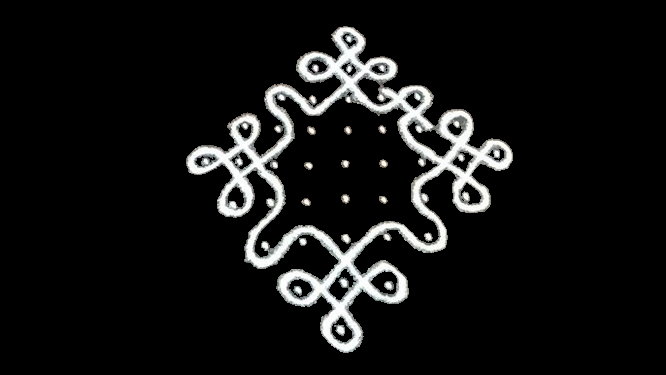
#> input picture kolamAnalyze/black_images/black.png, 666 x 375 px
$ python dot_blackToColor.py
#> lines starting #> are read from the running program, lines starting #| are printed output that depends on the picture; after the words box and inside, x2 and y2 are one past the last pixel; in counts of white or black regions, pixels touching at a corner belong together
#> in create_clean_kolam, image is the input picture: shape (375, 666, 3); mean B, G, R 19.9, 20.1, 19.9
import numpy as np
import cv2 as cv
import os
import matplotlib.pyplot as plt
from PIL import Image, ImageDraw
import argparse

class KolamCleaner:
    def __init__(self):
        """
        Initialize the Kolam Cleaner for creating clean white background with blue lines and red dots
        """
        self.line_color = (255, 0, 0)    # Blue color for lines (BGR format)
        self.dot_color = (0, 0, 255)     # Red color for dots (BGR format)
        self.background_color = (255, 255, 255)  # White background

    def preprocess_image(self, image):
        """
        Clean and preprocess the input image
        """
        # Convert to grayscale if needed
        if len(image.shape) == 3:
            gray = cv.cvtColor(image, cv.COLOR_BGR2GRAY)
        else:
            gray = image.copy()

        # Denoise
        denoised = cv.fastNlMeansDenoising(gray, None, h=30, templateWindowSize=7, searchWindowSize=21)

        # Threshold to create clean binary image
        _, binary = cv.threshold(denoised, 127, 255, cv.THRESH_BINARY)
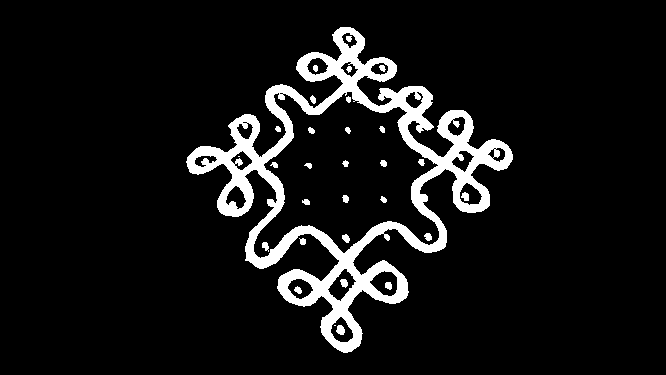
#> binary: shape (375, 666); 8.4% white; 30 white regions (2 under 20 px), largest, box (x1, y1, x2, y2) and area: (186, 27, 513, 353) 19975, (336, 325, 345, 335) 68, (461, 192, 469, 201) 53

        # If the pattern is black on white, invert it so pattern is white
        if np.mean(binary) > 127:  # More white pixels than black
            binary = cv.bitwise_not(binary)

        # Clean up with morphological operations
        kernel = cv.getStructuringElement(cv.MORPH_ELLIPSE, (2, 2))
        clean = cv.morphologyEx(binary, cv.MORPH_OPEN, kernel, iterations=1)
#> clean: shape (375, 666); 8.4% white; 31 white regions, largest, box (x1, y1, x2, y2) and area: (187, 28, 514, 354) 19886, (337, 326, 346, 336) 68, (462, 193, 470, 202) 54
        clean = cv.morphologyEx(clean, cv.MORPH_CLOSE, kernel, iterations=2)
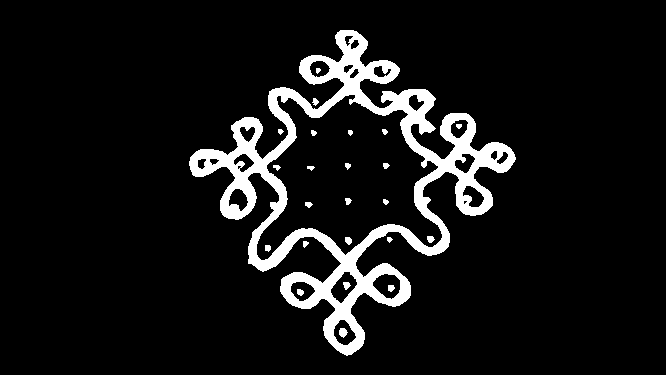
#> clean: shape (375, 666); 8.4% white; 24 white regions, largest, box (x1, y1, x2, y2) and area: (189, 30, 516, 356) 20324, (339, 328, 348, 338) 63, (345, 237, 352, 245) 44

        return clean

    def detect_dots(self, binary_image):
        """
        Detect circular dots in the kolam pattern
        """
        # Use HoughCircles to detect circular dots
        circles = cv.HoughCircles(
            binary_image,
            cv.HOUGH_GRADIENT,
            dp=1.2,
            minDist=10,  # Minimum distance between circles
            param1=50,
            param2=15,   # Lower threshold for better detection
            minRadius=2,
            maxRadius=12
        )
#> circles = [[388.2, 285, 11.24], [430.2, 234.6, 11.24], [318.6, 65.4, 11.24], [346.2, 282.6, 9.68], [474.6, 198.6, 8.6], [300.6, 288.6, 11.24], [239.4, 198.6, 9.92], [342.6, 331.8, 4.76], [348.6, 39, 5], [347.4, 240.6, 4.16], [377.4, 71.4, 5.24]]

        dot_locations = []
        if circles is not None:
            circles = np.uint16(np.around(circles))
#> circles = [[388, 285, 11], [430, 235, 11], [319, 65, 11], [346, 283, 10], [475, 199, 9], [301, 289, 11], [239, 199, 10], [343, 332, 5], [349, 39, 5], [347, 241, 4], [377, 71, 5]]
            for (x, y, r) in circles[0, :]:
                dot_locations.append({
                    "center": (int(x), int(y)),
                    "radius": int(r)
                })
#> this loop made 11 passes
#> after the loop, dot_locations = 11 items
#| 🔴 Found 11 dots

        return dot_locations

    def create_dot_mask(self, image_shape, dot_locations):
        """
        Create a mask for all detected dots
        """
#> called with image_shape = (375, 666)
        dot_mask = np.zeros(image_shape[:2], dtype=np.uint8)

        for dot in dot_locations:
            cv.circle(dot_mask, dot['center'], dot['radius'] + 1, 255, -1)
#> this loop made 11 passes
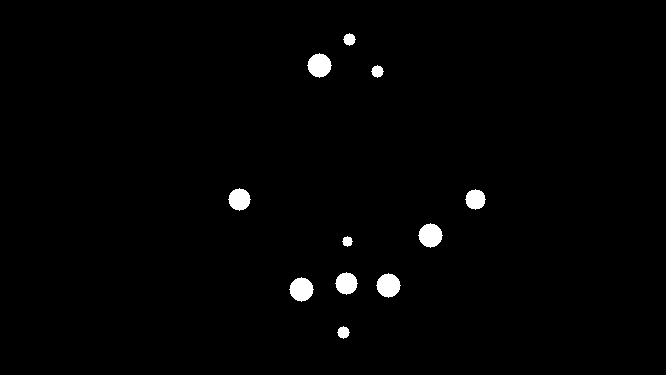
#> dot_mask: shape (375, 666); 1.3% white; 11 white regions, largest, box (x1, y1, x2, y2) and area: (307, 53, 332, 78) 441, (418, 223, 443, 248) 441, (376, 273, 401, 298) 441

        return dot_mask

    def extract_line_pattern(self, binary_image, dot_mask):
        """
        Extract the line pattern by removing dots from the binary image
        """
        # Remove dots from the binary image to get clean lines
        line_pattern = cv.bitwise_and(binary_image, cv.bitwise_not(dot_mask))
#> line_pattern: shape (375, 666); 8% white; 17 white regions, largest, box (x1, y1, x2, y2) and area: (189, 30, 516, 356) 19561, (345, 198, 352, 205) 35, (265, 245, 271, 252) 35

        # Clean up the line pattern
        kernel = cv.getStructuringElement(cv.MORPH_RECT, (3, 3))
#> kernel = [[1, 1, 1], [1, 1, 1], [1, 1, 1]]
        line_pattern = cv.morphologyEx(line_pattern, cv.MORPH_CLOSE, kernel, iterations=1)
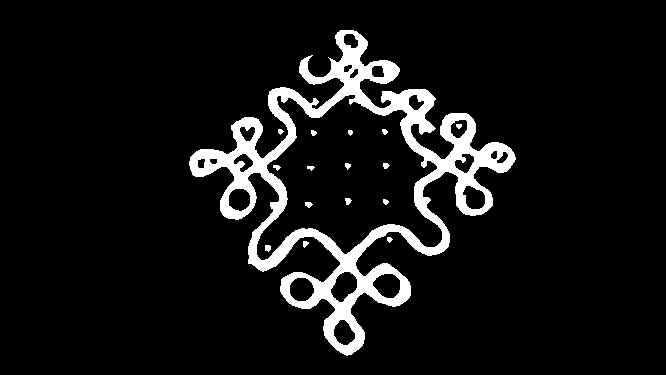
#> line_pattern: shape (375, 666); 8.1% white; 16 white regions, largest, box (x1, y1, x2, y2) and area: (189, 30, 516, 356) 19728, (345, 198, 352, 205) 35, (265, 245, 271, 252) 35

        return line_pattern

    def create_clean_kolam(self, bw_image_path, output_path="clean_kolam.png"):
        """
        Main function to create clean kolam with white background, blue lines, and red dots
        """
        # Load the image
        image = cv.imread(bw_image_path)
        if image is None:
            print(f"❌ Could not load image: {bw_image_path}")
            return False

        print("🧹 Processing kolam image...")

        # Preprocess the image
        binary = self.preprocess_image(image)

        # Detect dots
        dot_locations = self.detect_dots(binary)
        print(f"🔴 Found {len(dot_locations)} dots")

        # Create dot mask
        dot_mask = self.create_dot_mask(binary.shape, dot_locations)

        # Extract line pattern (without dots)
        line_pattern = self.extract_line_pattern(binary, dot_mask)

        # Create the final clean image
        clean_image = np.full((*binary.shape, 3), 255, dtype=np.uint8)  # White background

        # Draw blue lines
        line_coords = np.where(line_pattern > 0)
#> line_coords = 20150 positions, rows 30 to 355, columns 189 to 515
        if len(line_coords[0]) > 0:
            clean_image[line_coords] = self.line_color

        # Draw red dots
        for dot in dot_locations:
            cv.circle(clean_image, dot['center'], dot['radius'], self.dot_color, -1)
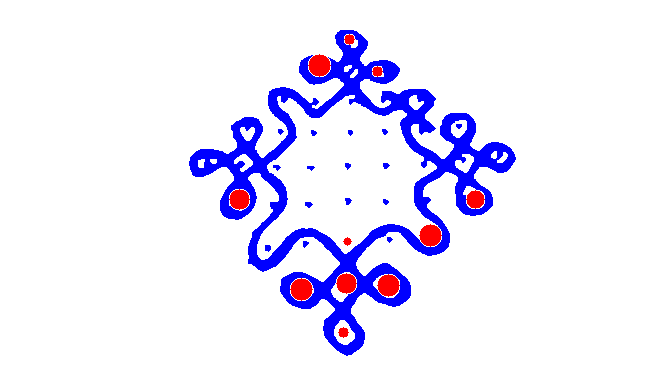
#> clean_image: shape (375, 666, 3); mean of channels 0, 1, 2 252.3, 231.7, 234.4; drawn as B, G, R

        # Optional: Make lines thicker for better visibility
        kernel = cv.getStructuringElement(cv.MORPH_ELLIPSE, (2, 2))
#> kernel = [[0, 1], [1, 1]]
        line_mask = cv.dilate((clean_image != [255, 255, 255]).any(axis=2).astype(np.uint8) * 255, kernel, iterations=1)
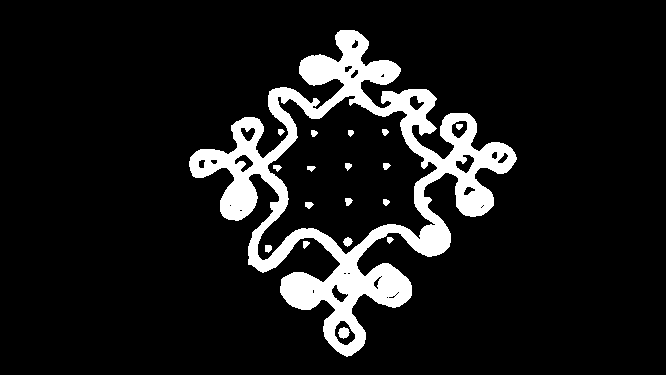
#> line_mask: shape (375, 666); 10.2% white; 18 white regions, largest, box (x1, y1, x2, y2) and area: (189, 30, 517, 357) 24705, (338, 327, 350, 339) 100, (343, 237, 353, 247) 64

        # Redraw the pattern with thicker lines
        clean_image = np.full((*binary.shape, 3), 255, dtype=np.uint8)  # Reset to white

        # Apply thicker blue lines
        line_coords = np.where(line_mask > 0)
#> line_coords = 25440 positions, rows 30 to 356, columns 189 to 516
        clean_image[line_coords] = self.line_color

        # Redraw red dots on top
        for dot in dot_locations:
            cv.circle(clean_image, dot['center'], dot['radius'], self.dot_color, -1)

        # Save the result
        cv.imwrite(output_path, clean_image)
        print(f"✅ Clean kolam saved to: {output_path}")

        # Display results
        self.display_results(image, clean_image)

        return True

    def display_results(self, original, cleaned):
        """
        Display original and cleaned images side by side
        """
        plt.figure(figsize=(15, 6))

        plt.subplot(1, 2, 1)
        if len(original.shape) == 3:
            plt.imshow(cv.cvtColor(original, cv.COLOR_BGR2RGB))
        else:
            plt.imshow(original, cmap='gray')
        plt.title('Original Image')
        plt.axis('off')

        plt.subplot(1, 2, 2)
        plt.imshow(cv.cvtColor(cleaned, cv.COLOR_BGR2RGB))
        plt.title('Clean Kolam (White BG, Blue Lines, Red Dots)')
        plt.axis('off')

        plt.tight_layout()
        plt.show()
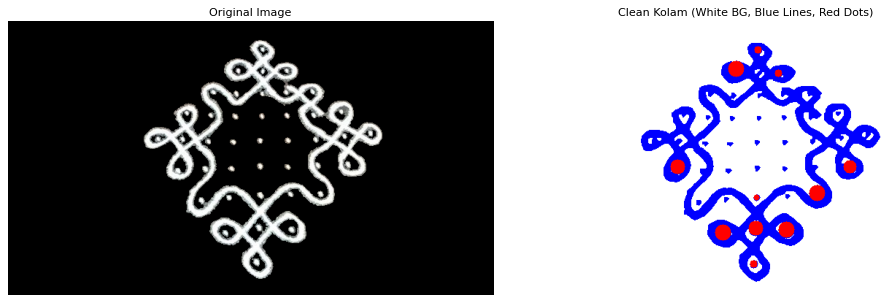
#> figure drawn by matplotlib, 2 panels

def main():
    """
    Main execution function
    """
    parser = argparse.ArgumentParser(description='Clean Kolam - Create white background with blue lines and red dots')
    parser.add_argument('--input', required=True, help='Path to black & white kolam image')
    parser.add_argument('--output', default='clean_kolam.png', help='Output path for cleaned image')

    args = parser.parse_args()

    # Initialize cleaner
    cleaner = KolamCleaner()

    # Clean the kolam
    success = cleaner.create_clean_kolam(
        bw_image_path=args.input,
        output_path=args.output
    )

    if success:
        print(f"\n🎉 Kolam cleaning completed successfully!")
        print(f"📁 Output saved to: {args.output}")
    else:
        print("\n❌ Kolam cleaning failed!")

if __name__ == "__main__":
    # Example usage without command line arguments
    # Uncomment and modify these lines to run directly

    # Initialize cleaner
    cleaner = KolamCleaner()

    bw_kolam_path = "./black_images/black.png"
    # bw_kolam_path = "final_2BlackKolam.png"
    output_path = "./outputs/color.png"

    # Run cleaning process
    print("🧹 Starting Kolam Cleaning Process...")
    success = cleaner.create_clean_kolam(
        bw_image_path=bw_kolam_path,
        output_path=output_path
    )

    if success:
        print(f"\n🎉 Your kolam has been cleaned!")
        print(f"📁 Check the output at: {output_path}")
        print("📝 Result: White background, Blue lines, Red dots")

    # Uncomment to run main() for command line usage
    # main()
